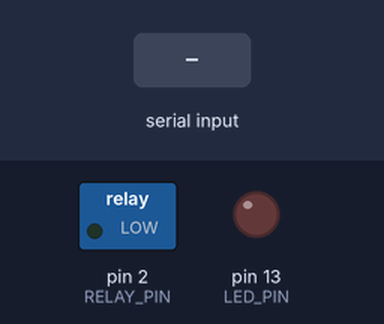
A program run on a simulated Arduino Mega 2560, built with avr-gcc and run on an emulated ATmega2560. Parts: switched loads named in the program (green lamp = pin HIGH), output pins drawn as LEDs (lit = HIGH). Inputs (shaded band) come from the test bench. What the program prints to the serial monitor is not drawn.

Above: at 0.8 s.
0.9 s: "relay on\n" received over Serial
At 2.1 s:
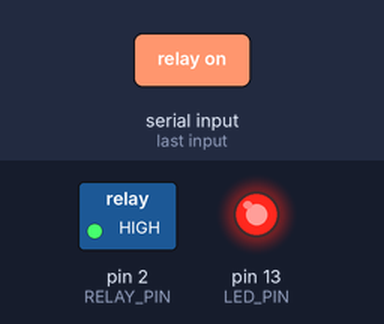
2.4 s: "relay off\n" received over Serial
At 3.5 s:
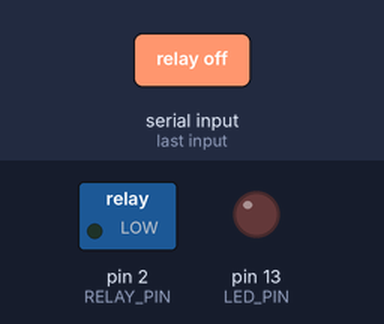
5.4 s: "on\n" received over Serial
At 6.6 s:
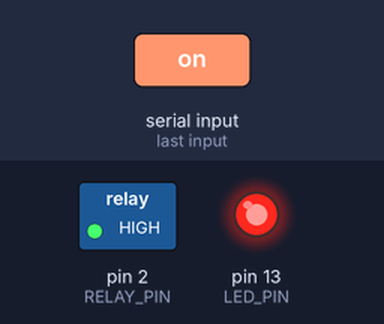
6.9 s: "off\n" received over Serial
At 7.9 s:
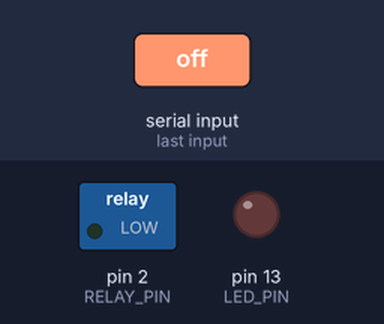
Timing chart, 0 to 9.4 s (numbered marks = the images above; inputs shaded):
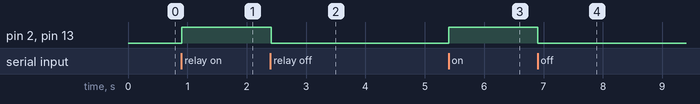

The program:

main.cpp
```cpp
#include <Arduino_FreeRTOS.h>
#include <Arduino.h>
#include "serial_stdio.h"
#include "serial_command_task.h"
#include "status_task.h"

TaskHandle_t serialTaskHandle = NULL;
TaskHandle_t statusTaskHandle = NULL;

void setup() {
  Serial.begin(9600);
  while (!Serial);

  initSerialSTDIO();
  printf("Setup started\n");

  xTaskCreate(SerialCommandTask, "SerialCmd", 192, NULL, 2, &serialTaskHandle);
  xTaskCreate(StatusTask, "Status", 128, NULL, 1, &statusTaskHandle);

  printf("Starting scheduler...\n");
  printf("Type 'help' for available commands\n");

  vTaskStartScheduler();
  printf("Scheduler failed to start!\n");
}

void loop() {
  // Not used with FreeRTOS
}
```

led_control.cpp
```cpp
#include <Arduino.h>
#include "led_control.h"

#define LED_PIN 13

void setupLED() {
  pinMode(LED_PIN, OUTPUT);
  digitalWrite(LED_PIN, LOW);
}

void setLED(bool on) {
  digitalWrite(LED_PIN, on ? HIGH : LOW);
}
```

led_control.h
```cpp
#ifndef LED_CONTROL_H
#define LED_CONTROL_H

void setupLED();
void setLED(bool on);

#endif
```

relay_control.cpp
```cpp
#include <Arduino.h>
#include "relay_control.h"

#define RELAY_PIN 2

void setupRelay() {
  pinMode(RELAY_PIN, OUTPUT);
  digitalWrite(RELAY_PIN, LOW);
}

void setRelay(bool on) {
  digitalWrite(RELAY_PIN, on ? HIGH : LOW);
}

bool getRelayStatus() {
  return digitalRead(RELAY_PIN) == HIGH;
}
```

relay_control.h
```cpp
#ifndef RELAY_CONTROL_H
#define RELAY_CONTROL_H

void setupRelay();
void setRelay(bool on);
bool getRelayStatus();

#endif
```

serial_command_task.cpp
```cpp
#include <Arduino_FreeRTOS.h>
#include "task.h"
#include <Arduino.h>
#include <stdio.h>
#include <string.h>
#include <ctype.h>
#include "relay_control.h"
#include "led_control.h"


void SerialCommandTask(void *pvParameters) {
  (void) pvParameters;

  setupRelay();
  setupLED();

  char command[50];
  size_t index = 0;

  printf("Enter command: ");  // Initial prompt

  for (;;) {
    while (Serial.available()) {
      char c = Serial.read();

      if (c == '\n' || c == '\r') {
        if (index > 0) {
          command[index] = '\0';
          index = 0;

          // Convert to lowercase
          for (size_t i = 0; command[i]; i++) {
            command[i] = tolower(command[i]);
          }

          // Process command
          if (strcmp(command, "relay on") == 0 || strcmp(command, "on") == 0) {
            setRelay(true);
            setLED(true);
            printf("Relay turned ON\n");
          }
          else if (strcmp(command, "relay off") == 0 || strcmp(command, "off") == 0) {
            setRelay(false);
            setLED(false);
            printf("Relay turned OFF\n");
          }
          else if (strcmp(command, "status") == 0) {
            printf("Relay is currently %s\n", getRelayStatus() ? "ON" : "OFF");
          }
          else if (strcmp(command, "help") == 0) {
            printf("Available commands:\n");
            printf("  'relay on' or 'on' - Turn relay ON\n");
            printf("  'relay off' or 'off' - Turn relay OFF\n");
            printf("  'status' - Check relay status\n");
            printf("  'help' - Show this help message\n");
          }
          else if (strcmp(command, "panic") == 0) {
            printf("⚠️  System warning: Relay overload detected!\n");
          }
          else {
            printf("Unknown command: %s\n", command);
            printf("Type 'help' for available commands\n");
          }

          printf("Enter command: ");  // Repeat prompt after handling
        }
      } else if (index < sizeof(command) - 1) {
        command[index++] = c;
      }
    }

    vTaskDelay(pdMS_TO_TICKS(10));
  }
}
```

serial_command_task.h
```cpp
#ifndef SERIAL_COMMAND_TASK_H
#define SERIAL_COMMAND_TASK_H

void SerialCommandTask(void *pvParameters);

#endif
```

serial_stdio.cpp
```cpp
#include <Arduino.h>
#include <stdio.h>

int serial_putc(char c, FILE* stream) {
  Serial.write(c);
  return c;
}

int serial_getc(FILE* stream) {
  while (!Serial.available());
  return Serial.read();
}

FILE serial_stdout;
FILE serial_stdin;

void initSerialSTDIO() {
  fdev_setup_stream(&serial_stdout, serial_putc, NULL, _FDEV_SETUP_WRITE);
  fdev_setup_stream(&serial_stdin, NULL, serial_getc, _FDEV_SETUP_READ);
  stdout = &serial_stdout;
  stdin = &serial_stdin;
}
```

serial_stdio.h
```cpp
#ifndef SERIAL_STDIO_H
#define SERIAL_STDIO_H

void initSerialSTDIO();

#endif
```

status_task.cpp
```cpp
#include <Arduino_FreeRTOS.h>
#include "task.h"
#include <stdio.h>
#include "relay_control.h"

void StatusTask(void *pvParameters) {
  (void) pvParameters;

  for (;;) {
    printf("Status: Scheduler is running! Relay is %s\n",
           getRelayStatus() ? "ON" : "OFF");
    vTaskDelay(pdMS_TO_TICKS(5000));
  }
}
```

status_task.h
```cpp
#ifndef STATUS_TASK_H
#define STATUS_TASK_H

void StatusTask(void *pvParameters);

#endif
```

Measured:
- after the input at 0.9 s, pin 2 (RELAY_PIN), pin 13 (LED_PIN): LOW → HIGH at once
- after the input at 2.4 s, pin 2 (RELAY_PIN), pin 13 (LED_PIN): HIGH → LOW at once
- after the input at 5.4 s, pin 2 (RELAY_PIN), pin 13 (LED_PIN): LOW → HIGH at once
- after the input at 6.9 s, pin 2 (RELAY_PIN), pin 13 (LED_PIN): HIGH → LOW at once
